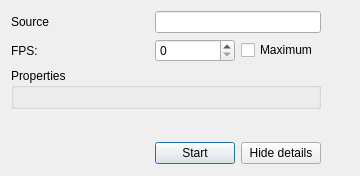
<?xml version="1.0" encoding="UTF-8"?>
<ui version="4.0">
 <class>DialogQImageGrabberSettings</class>
 <widget class="QDialog" name="DialogQImageGrabberSettings">
  <property name="geometry">
   <rect>
    <x>0</x>
    <y>0</y>
    <width>360</width>
    <height>176</height>
   </rect>
  </property>
  <property name="windowTitle">
   <string>Dialog</string>
  </property>
  <layout class="QGridLayout" name="gridLayout">
   <item row="0" column="0" colspan="2">
    <widget class="QLabel" name="sourceLabel">
     <property name="text">
      <string>Source</string>
     </property>
     <property name="buddy">
      <cstring>lineEditSource</cstring>
     </property>
    </widget>
   </item>
   <item row="0" column="2" colspan="2">
    <widget class="QLineEdit" name="lineEditSource"/>
   </item>
   <item row="1" column="0">
    <widget class="QLabel" name="fPSLabel">
     <property name="text">
      <string>FPS:</string>
     </property>
     <property name="buddy">
      <cstring>spinBoxFPS</cstring>
     </property>
    </widget>
   </item>
   <item row="1" column="2">
    <widget class="QSpinBox" name="spinBoxFPS"/>
   </item>
   <item row="1" column="3">
    <widget class="QCheckBox" name="checkBoxNoLimit">
     <property name="text">
      <string>Maximum</string>
     </property>
    </widget>
   </item>
   <item row="3" column="0" colspan="5">
    <widget class="QLabel" name="labelError">
     <property name="text">
      <string/>
     </property>
    </widget>
   </item>
   <item row="4" column="0" colspan="2">
    <spacer name="horizontalSpacer">
     <property name="orientation">
      <enum>Qt::Horizontal</enum>
     </property>
     <property name="sizeHint" stdset="0">
      <size>
       <width>138</width>
       <height>24</height>
      </size>
     </property>
    </spacer>
   </item>
   <item row="4" column="2">
    <widget class="QPushButton" name="pushButtonStart">
     <property name="text">
      <string>Start</string>
     </property>
    </widget>
   </item>
   <item row="4" column="3">
    <widget class="QPushButton" name="pushButtonMore">
     <property name="text">
      <string>Hide details</string>
     </property>
    </widget>
   </item>
   <item row="2" column="0" colspan="4">
    <widget class="QGroupBox" name="groupBoxProperties">
     <property name="title">
      <string>Properties</string>
     </property>
     <layout class="QGridLayout" name="gridLayoutProperties"/>
    </widget>
   </item>
  </layout>
 </widget>
 <resources/>
 <connections/>
</ui>
